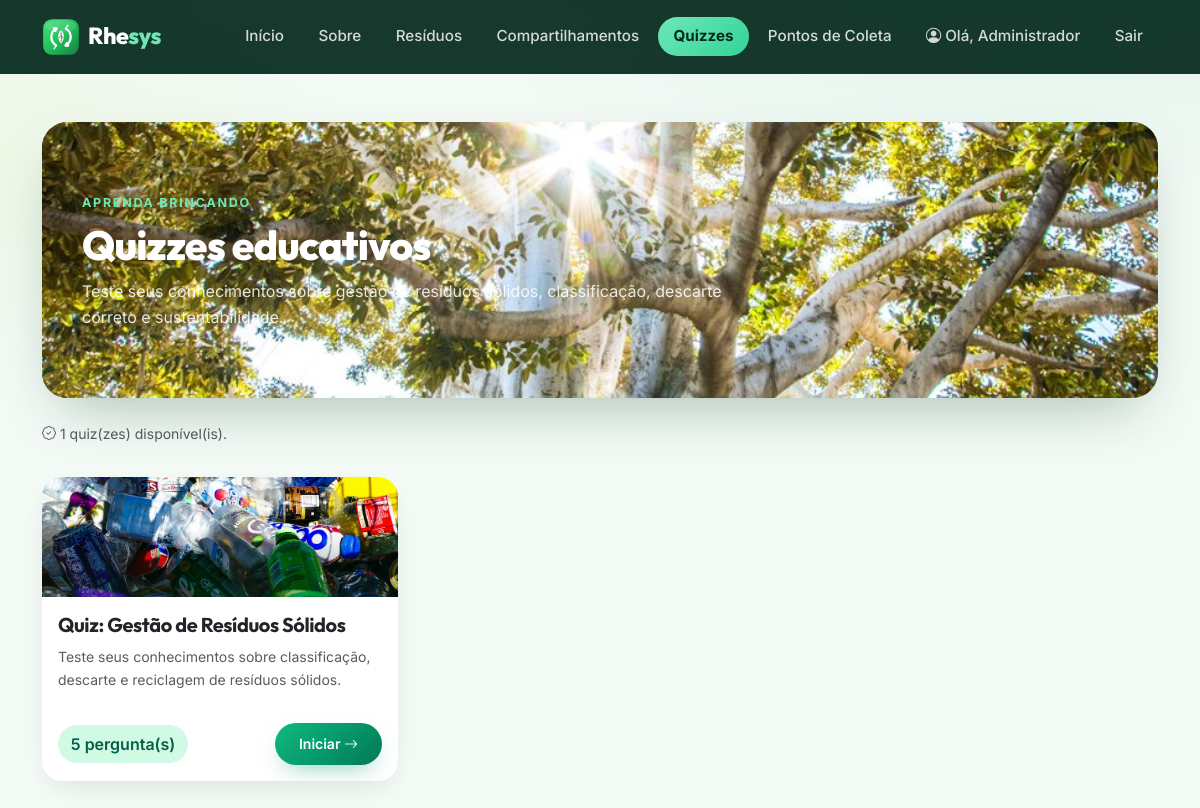
Page /pages/quiz.php (signed in) on the committed database.
### tables this page shows
CREATE TABLE quiz (
    id_quiz INT AUTO_INCREMENT PRIMARY KEY,
    titulo VARCHAR(150) NOT NULL,
    descricao TEXT
);

### pages/quiz.php (the view, shortened to what this page needs)
<?php
require_once __DIR__ . '/../config/conexao.php';
require __DIR__ . '/../includes/header.php';
    ?>
    <?php
$sql = "SELECT q.*, COUNT(p.id_pergunta) AS total_perguntas
        FROM quiz q
        LEFT JOIN pergunta p ON q.id_quiz = p.id_quiz
        GROUP BY q.id_quiz
        ORDER BY q.titulo";
$stmt = $pdo->query($sql);
$quizzes = $stmt->fetchAll();
?>
<section class="band reveal">
    <img class="band-bg" src="<?php echo BASE_URL; ?>img/fotos/arvore.jpg" alt="Árvore com a luz do sol entre as folhas">
    <span class="crumb">Aprenda brincando</span>
    <h1 class="mt-2">Quizzes educativos</h1>
    <p class="mt-2">
        Teste seus conhecimentos sobre gestão de resíduos sólidos, classificação,
        descarte correto e sustentabilidade.
    </p>
</section>
<p class="text-muted small mt-4 mb-0">
    <i class="bi bi-patch-check"></i>
    <?php echo count($quizzes); ?> quiz(zes) disponível(is).
</p>
<?php if (count($quizzes) === 0): ?>
    <div class="alert alert-info mt-4">Nenhum quiz disponível no momento.</div>
<?php else: ?>
    <div class="row g-4 mt-2 reveal">
        <?php foreach ($quizzes as $quiz): ?>
            <div class="col-md-6 col-lg-4">
                <div class="card card-residuo">
                    <div class="photo" style="height: 120px;">
                        <img src="<?php echo BASE_URL; ?>img/fotos/reciclaveis.jpg" alt="Recicláveis">
                    </div>
                    <div class="card-body d-flex flex-column">
                        <h5 class="card-title"><?php echo htmlspecialchars($quiz['titulo']); ?></h5>
                        <p class="card-text text-muted small flex-grow-1">
                            <?php echo htmlspecialchars($quiz['descricao']); ?>
                        </p>
                        <div class="d-flex justify-content-between align-items-center mt-3">
                            <span class="badge-soft"><?php echo $quiz['total_perguntas']; ?> pergunta(s)</span>
                            <?php if ($quiz['total_perguntas'] > 0): ?>
                                <a href="quiz.php?id=<?php echo $quiz['id_quiz']; ?>" class="btn btn-sm btn-success">
                                    Iniciar <i class="bi bi-arrow-right"></i>
                                </a>
                            <?php else: ?>
                                <span class="text-muted small">Em breve</span>
                            <?php endif; ?>
                        </div>
                    </div>
                </div>
            </div>
        <?php endforeach; ?>
    </div>
<?php endif; ?>
<?php require __DIR__ . '/../includes/footer.php'; ?>

### css/style.css (style rules this page uses)
:root { --rhe-50: #ecfdf5; --rhe-100: #d1fae5; --rhe-200: #a7f3d0; --rhe-300: #6ee7b7; --rhe-400: #34d399; --rhe-500: #10b981; --rhe-600: #059669; --rhe-700: #047857; --rhe-800: #065f46; --rhe-900: #064e3b; --rhe-950: #04281c; --rhe-ink: #0d2b1e; --rhe-lime: #a3e635; --rhe-bg: #f4faf6; --rhe-radius: 1.25rem; --rhe-shadow: 0 10px 30px -12px rgba(4, 66, 41, .18); --rhe-shadow-lg: 0 24px 60px -20px rgba(4, 66, 41, .35); }
* { -webkit-tap-highlight-color: transparent; }
html { scroll-behavior: smooth; }
body { font-family: 'Inter', system-ui, -apple-system, 'Segoe UI', sans-serif; background: radial-gradient(1100px 480px at 88% -8%, rgba(16, 185, 129, .10), transparent 60%), radial-gradient(900px 420px at -10% 18%, rgba(163, 230, 53, .10), transparent 55%), var(--rhe-bg); color: #20302a; display: flex; flex-direction: column; min-height: 100vh; -webkit-font-smoothing: antialiased; }
h1, h2, h3, h4, h5, h6 { font-family: 'Outfit', 'Inter', sans-serif; font-weight: 700; letter-spacing: -.02em; color: var(--rhe-ink); }
p { line-height: 1.65; }
a { color: var(--rhe-600); }
.btn { font-weight: 600; border-radius: 999px; }
.btn-success { background: linear-gradient(135deg, var(--rhe-500), var(--rhe-600) 55%, var(--rhe-700)); border: none; color: #fff; box-shadow: 0 10px 24px -10px rgba(5, 150, 105, .55); padding: .65rem 1.5rem; transition: transform .2s ease, box-shadow .2s ease, filter .2s ease; }
.band { position: relative; border-radius: 1.6rem; overflow: hidden; padding: 4.2rem 2.5rem; color: #fff; box-shadow: var(--rhe-shadow-lg); }
.band img.band-bg { position: absolute; inset: 0; width: 100%; height: 100%; object-fit: cover; }
.band::after { content: ''; position: absolute; inset: 0; background: linear-gradient(100deg, rgba(4, 40, 28, .88) 15%, rgba(5, 102, 61, .55) 60%, rgba(6, 78, 59, .35)); }
.band > * { position: relative; z-index: 2; }
.band h1 { color: #fff; font-size: clamp(1.9rem, 3.4vw, 2.7rem); font-weight: 800; margin-bottom: 0; }
.band p { color: rgba(255, 255, 255, .85); max-width: 40rem; margin-bottom: 0; }
.band .crumb { color: var(--rhe-300); font-weight: 700; font-size: .78rem; letter-spacing: .14em; text-transform: uppercase; }
.card-residuo { height: 100%; border: none; border-radius: var(--rhe-radius); overflow: hidden; box-shadow: var(--rhe-shadow); background: #fff; transition: transform .22s ease, box-shadow .22s ease; }
.card-residuo .photo { height: 150px; overflow: hidden; position: relative; }
.card-residuo .photo img { width: 100%; height: 100%; object-fit: cover; transition: transform .5s ease; }
.card-residuo .photo::after { content: ''; position: absolute; inset: 0; background: linear-gradient(180deg, transparent 45%, rgba(4, 40, 28, .4)); }
.badge-soft { background: var(--rhe-100); color: var(--rhe-800); font-weight: 600; padding: .42em .8em; border-radius: 999px; display: inline-block; }
.card { border: none; border-radius: var(--rhe-radius); }
.reveal { opacity: 0; transform: translateY(18px); transition: opacity .6s ease, transform .6s ease; }
.reveal.visible { opacity: 1; transform: none; }

### rows in the picture
quiz: titulo "Quiz: Gestão de Resíduos Sólidos", descricao "Teste seus conhecimentos sobre classificação, descarte e reciclagem de resíduos sólidos.", total_perguntas "5"

### other values in the picture
$item[0] "Início"
$item[0] "Sobre"
$item[0] "Resíduos"
$item[0] "Compartilhamentos"
$item[0] "Quizzes"
$item[0] "Pontos de Coleta"
$_SESSION['nome_usuario'] "Administrador"
count($quizzes) "1"
